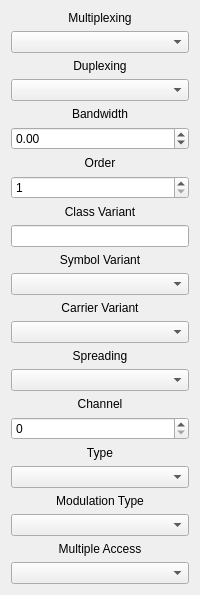
                 <widget class="QWidget" name="annotSignalDetailTab">
                  <attribute name="title">
                   <string>Detail</string>
                  </attribute>
                  <layout class="QVBoxLayout" name="verticalLayout_34">
                   <item>
                    <layout class="QVBoxLayout" name="annotSignalDetailVertLayout">
                     <item>
                      <widget class="QLabel" name="sigDetailMutiplexLabel">
                       <property name="text">
                        <string>Multiplexing</string>
                       </property>
                       <property name="alignment">
                        <set>Qt::AlignBottom|Qt::AlignHCenter</set>
                       </property>
                      </widget>
                     </item>
                     <item>
                      <widget class="QComboBox" name="sigDetailMultiplexComboBox">
                       <property name="maxVisibleItems">
                        <number>7</number>
                       </property>
                       <property name="maxCount">
                        <number>7</number>
                       </property>
                      </widget>
                     </item>
                     <item>
                      <widget class="QLabel" name="sigDetailDuplexLabel">
                       <property name="text">
                        <string>Duplexing</string>
                       </property>
                       <property name="alignment">
                        <set>Qt::AlignBottom|Qt::AlignHCenter</set>
                       </property>
                      </widget>
                     </item>
                     <item>
                      <widget class="QComboBox" name="sigDetailDuplexComboBox">
                       <property name="maxVisibleItems">
                        <number>3</number>
                       </property>
                       <property name="maxCount">
                        <number>3</number>
                       </property>
                      </widget>
                     </item>
                     <item>
                      <widget class="QLabel" name="sigDetailBwLabel">
                       <property name="text">
                        <string>Bandwidth</string>
                       </property>
                       <property name="alignment">
                        <set>Qt::AlignBottom|Qt::AlignHCenter</set>
                       </property>
                      </widget>
                     </item>
                     <item>
                      <widget class="QDoubleSpinBox" name="sigDetailBwSpinBox">
                       <property name="minimum">
                        <double>-100000000000000000000.000000000000000</double>
                       </property>
                       <property name="maximum">
                        <double>10000000000000000000000.000000000000000</double>
                       </property>
                       <property name="singleStep">
                        <double>10000.000000000000000</double>
                       </property>
                      </widget>
                     </item>
                     <item>
                      <widget class="QLabel" name="sigDetailOrderLabel">
                       <property name="text">
                        <string>Order</string>
                       </property>
                       <property name="alignment">
                        <set>Qt::AlignBottom|Qt::AlignHCenter</set>
                       </property>
                      </widget>
                     </item>
                     <item>
                      <widget class="QSpinBox" name="sigDetailOrderSpinBox">
                       <property name="minimum">
                        <number>1</number>
                       </property>
                      </widget>
                     </item>
                     <item>
                      <widget class="QLabel" name="sigDetailClassVarLabel">
                       <property name="text">
                        <string>Class Variant</string>
                       </property>
                       <property name="alignment">
                        <set>Qt::AlignBottom|Qt::AlignHCenter</set>
                       </property>
                      </widget>
                     </item>
                     <item>
                      <widget class="QLineEdit" name="sigDetailClassVarLineEdit">
                       <property name="maxLength">
                        <number>50</number>
                       </property>
                      </widget>
                     </item>
                     <item>
                      <widget class="QLabel" name="sigDetailSymVarLabel">
                       <property name="text">
                        <string>Symbol Variant</string>
                       </property>
                       <property name="alignment">
                        <set>Qt::AlignBottom|Qt::AlignHCenter</set>
                       </property>
                      </widget>
                     </item>
                     <item>
                      <widget class="QComboBox" name="sigDetailSymVarComboBox">
                       <property name="maxVisibleItems">
                        <number>3</number>
                       </property>
                       <property name="maxCount">
                        <number>3</number>
                       </property>
                      </widget>
                     </item>
                     <item>
                      <widget class="QLabel" name="sigDetailCarVarLabel">
                       <property name="text">
                        <string>Carrier Variant</string>
                       </property>
                       <property name="alignment">
                        <set>Qt::AlignBottom|Qt::AlignHCenter</set>
                       </property>
                      </widget>
                     </item>
                     <item>
                      <widget class="QComboBox" name="sigDetailCarVarComboBox">
                       <property name="maxVisibleItems">
                        <number>6</number>
                       </property>
                       <property name="maxCount">
                        <number>6</number>
                       </property>
                      </widget>
                     </item>
                     <item>
                      <widget class="QLabel" name="sigDetaliSpreadLabel">
                       <property name="text">
                        <string>Spreading</string>
                       </property>
                       <property name="alignment">
                        <set>Qt::AlignBottom|Qt::AlignHCenter</set>
                       </property>
                      </widget>
                     </item>
                     <item>
                      <widget class="QComboBox" name="sigDetailSpreadComboBox">
                       <property name="maxVisibleItems">
                        <number>5</number>
                       </property>
                       <property name="maxCount">
                        <number>5</number>
                       </property>
                      </widget>
                     </item>
                     <item>
                      <widget class="QLabel" name="sigDetailChanLabel">
                       <property name="text">
                        <string>Channel</string>
                       </property>
                       <property name="alignment">
                        <set>Qt::AlignBottom|Qt::AlignHCenter</set>
                       </property>
                      </widget>
                     </item>
                     <item>
                      <widget class="QSpinBox" name="sigDetailChanSpinBox">
                       <property name="maximum">
                        <number>10000</number>
                       </property>
                      </widget>
                     </item>
                     <item>
                      <widget class="QLabel" name="sigDetailTypeLabel">
                       <property name="text">
                        <string>Type</string>
                       </property>
                       <property name="alignment">
                        <set>Qt::AlignBottom|Qt::AlignHCenter</set>
                       </property>
                      </widget>
                     </item>
                     <item>
                      <widget class="QComboBox" name="sigDetailTypeComboBox">
                       <property name="maxVisibleItems">
                        <number>3</number>
                       </property>
                       <property name="maxCount">
                        <number>3</number>
                       </property>
                      </widget>
                     </item>
                     <item>
                      <widget class="QLabel" name="sigDetailModTypeLabel">
                       <property name="text">
                        <string>Modulation Type</string>
                       </property>
                       <property name="alignment">
                        <set>Qt::AlignBottom|Qt::AlignHCenter</set>
                       </property>
                      </widget>
                     </item>
                     <item>
                      <widget class="QComboBox" name="sigDetailModTypeComboBox">
                       <property name="maxCount">
                        <number>14</number>
                       </property>
                      </widget>
                     </item>
                     <item>
                      <widget class="QLabel" name="sigDetailMultAccLabel">
                       <property name="text">
                        <string>Multiple Access</string>
                       </property>
                       <property name="alignment">
                        <set>Qt::AlignBottom|Qt::AlignHCenter</set>
                       </property>
                      </widget>
                     </item>
                     <item>
                      <widget class="QComboBox" name="sigDetaillMultAccComboBox">
                       <property name="maxVisibleItems">
                        <number>7</number>
                       </property>
                       <property name="maxCount">
                        <number>7</number>
                       </property>
                      </widget>
                     </item>
                    </layout>
                   </item>
                  </layout>
                 </widget>
